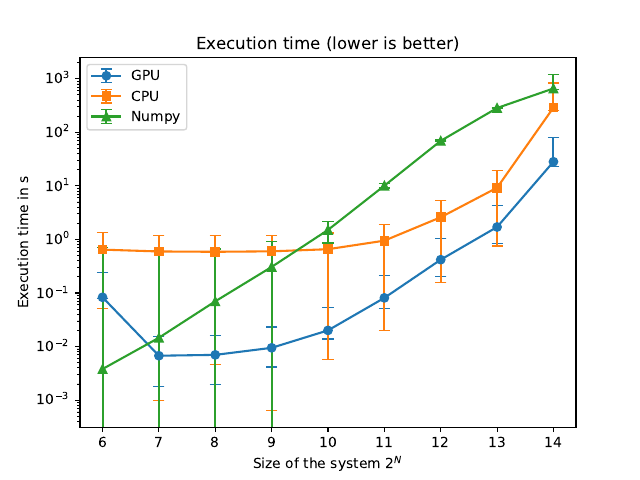

This figure's Python source:
import time

import matplotlib.pyplot as plt
import numpy as np
import tqdm
from cycler import cycler

from NLSE import NLSE

# for plots
tab_colors = [
    "tab:blue",
    "tab:orange",
    "forestgreen",
    "tab:red",
    "tab:purple",
    "tab:brown",
    "tab:pink",
    "tab:gray",
    "tab:olive",
    "teal",
]
fills = [
    "lightsteelblue",
    "navajowhite",
    "darkseagreen",
    "lightcoral",
    "violet",
    "indianred",
    "lavenderblush",
    "lightgray",
    "darkkhaki",
    "darkturquoise",
]
edges = tab_colors
custom_cycler = (
    (cycler(color=tab_colors))
    + (cycler(markeredgecolor=edges))
    + (cycler(markerfacecolor=fills))
)
plt.rc("axes", prop_cycle=custom_cycler)

PRECISION = "single"
if PRECISION == "double":
    PRECISION_REAL = np.float64
    PRECISION_COMPLEX = np.complex128
else:
    PRECISION_REAL = np.float32
    PRECISION_COMPLEX = np.complex64

n2 = -1.99e-9
n12 = -0.75e-10
waist = 2.29e-3
waist_d = 70e-6
nl_length = 0
d_real = 3.76e-6
d_fourier = 5.5e-6
f_fourier = 200e-3
window = 3008 * d_real
puiss = 1.05
Isat = 3.92e4  # saturation intensity in W/m^2
L = 2e-3
alpha = 22
dn = None
N_avg = 2
sizes = np.logspace(6, 14, 9, base=2, dtype=int)
times = np.zeros((len(sizes), 3, N_avg))
pbar = tqdm.tqdm(total=np.prod(times.shape), desc="Benchmarks")
for i, size in enumerate(sizes):
    for j, backend in enumerate(["GPU", "CPU"]):
        simu0 = NLSE(
            alpha,
            puiss,
            window,
            n2,
            None,
            L,
            NX=size,
            NY=size,
            nl_length=nl_length,
            backend=backend,
        )
        simu0.I_sat = Isat
        simu0.delta_z = 1e-4
        if j == 0:
            E_0 = np.exp(
                -(np.hypot(simu0.XX, simu0.YY) ** 2) / waist**2
            ).astype(PRECISION_COMPLEX)
        for k in range(N_avg):
            t0 = time.perf_counter()
            simu0.out_field(E_0, L, verbose=False)
            times[i, j, k] = time.perf_counter() - t0
            pbar.update(1)
    # numpy naive implementation
    for k in range(N_avg):
        E1 = E_0.copy()
        t0 = time.perf_counter()
        for z in range(int(L / simu0.delta_z)):
            E1 = np.fft.fft2(E1)
            E1 *= np.exp(1j * simu0.delta_z * simu0.propagator / (2 * simu0.k))
            E1 = np.fft.ifft2(E1)
            E1 *= np.exp(
                1j
                * simu0.delta_z
                * simu0.k
                * simu0.n2
                * np.abs(E1) ** 2
                / (1 + np.abs(E1) ** 2 / Isat)
            )
            E1 *= np.exp(-simu0.alpha * simu0.delta_z)
        times[i, 2, k] = time.perf_counter() - t0
        pbar.update(1)
pbar.close()
np.save("benchmarks_times.npy", times)
np.save("benchmarks_sizes.npy", sizes)
err_gpu = [
    np.mean(times[:, 0, :], axis=-1) - np.min(times[:, 0, :], axis=-1),
    np.max(times[:, 0, :], axis=-1) - np.mean(times[:, 0, :], axis=-1),
]
err_cpu = [
    np.mean(times[:, 1, :], axis=-1) - np.min(times[:, 1, :], axis=-1),
    np.max(times[:, 1, :], axis=-1) - np.mean(times[:, 1, :], axis=-1),
]
err_np = [
    np.mean(times[:, 2, :], axis=-1) - np.min(times[:, 2, :], axis=-1),
    np.max(times[:, 2, :], axis=-1) - np.mean(times[:, 2, :], axis=-1),
]
fig, ax = plt.subplots()
ax.errorbar(
    np.log2(sizes).astype(int),
    np.mean(times[:, 0, :], axis=-1),
    yerr=err_gpu,
    label="GPU",
    marker="o",
    capsize=4,
)
ax.errorbar(
    np.log2(sizes).astype(int),
    np.mean(times[:, 1, :], axis=-1),
    yerr=err_cpu,
    label="CPU",
    marker="s",
    capsize=4,
)
ax.errorbar(
    np.log2(sizes).astype(int),
    np.mean(times[:, 2, :], axis=-1),
    yerr=err_cpu,
    label="Numpy",
    marker="^",
    capsize=4,
)
ax.legend()
ax.set_xticks(np.log2(sizes).astype(int))
ax.set_xlabel(r"Size of the system $2^N$")
ax.set_ylabel("Execution time in s")
ax.set_title("Execution time (lower is better)")
ax.set_yscale("log")
fig.savefig("benchmarks.svg", dpi=300)
plt.show()
